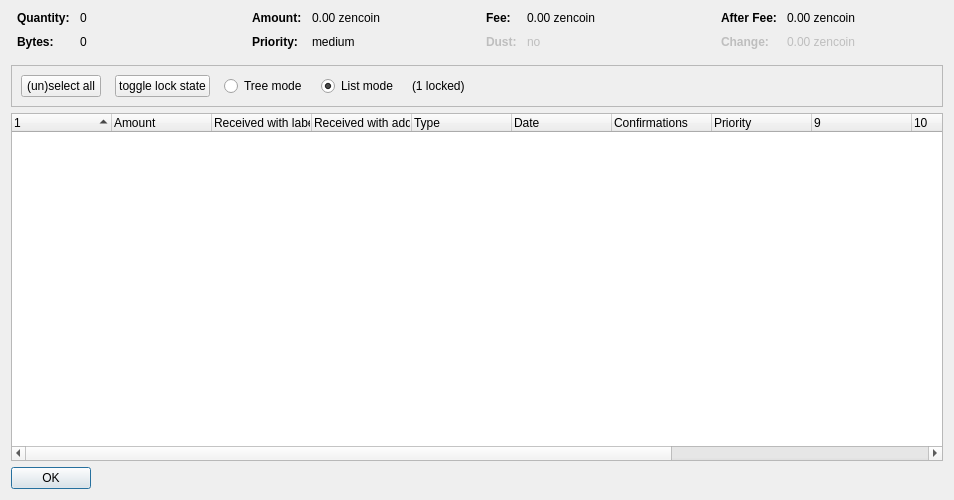
<?xml version="1.0" encoding="UTF-8"?>
<ui version="4.0">
 <class>CoinControlDialog</class>
 <widget class="QDialog" name="CoinControlDialog">
  <property name="geometry">
   <rect>
    <x>0</x>
    <y>0</y>
    <width>954</width>
    <height>500</height>
   </rect>
  </property>
  <property name="windowTitle">
   <string>Coin Selection</string>
  </property>
  <layout class="QVBoxLayout" name="verticalLayout">
   <item>
    <layout class="QHBoxLayout" name="horizontalLayoutTop" stretch="0,0,0,0">
     <property name="topMargin">
      <number>0</number>
     </property>
     <property name="bottomMargin">
      <number>10</number>
     </property>
     <item>
      <layout class="QFormLayout" name="formLayoutCoinControl1">
       <property name="horizontalSpacing">
        <number>10</number>
       </property>
       <property name="verticalSpacing">
        <number>10</number>
       </property>
       <property name="leftMargin">
        <number>6</number>
       </property>
       <property name="rightMargin">
        <number>6</number>
       </property>
       <item row="0" column="0">
        <widget class="QLabel" name="labelCoinControlQuantityText">
         <property name="font">
          <font>
           <weight>75</weight>
           <bold>true</bold>
          </font>
         </property>
         <property name="text">
          <string>Quantity:</string>
         </property>
        </widget>
       </item>
       <item row="0" column="1">
        <widget class="QLabel" name="labelCoinControlQuantity">
         <property name="cursor">
          <cursorShape>IBeamCursor</cursorShape>
         </property>
         <property name="contextMenuPolicy">
          <enum>Qt::ActionsContextMenu</enum>
         </property>
         <property name="text">
          <string notr="true">0</string>
         </property>
         <property name="textInteractionFlags">
          <set>Qt::LinksAccessibleByMouse|Qt::TextSelectableByKeyboard|Qt::TextSelectableByMouse</set>
         </property>
        </widget>
       </item>
       <item row="1" column="0">
        <widget class="QLabel" name="labelCoinControlBytesText">
         <property name="font">
          <font>
           <weight>75</weight>
           <bold>true</bold>
          </font>
         </property>
         <property name="text">
          <string>Bytes:</string>
         </property>
        </widget>
       </item>
       <item row="1" column="1">
        <widget class="QLabel" name="labelCoinControlBytes">
         <property name="cursor">
          <cursorShape>IBeamCursor</cursorShape>
         </property>
         <property name="contextMenuPolicy">
          <enum>Qt::ActionsContextMenu</enum>
         </property>
         <property name="text">
          <string notr="true">0</string>
         </property>
         <property name="textInteractionFlags">
          <set>Qt::LinksAccessibleByMouse|Qt::TextSelectableByKeyboard|Qt::TextSelectableByMouse</set>
         </property>
        </widget>
       </item>
      </layout>
     </item>
     <item>
      <layout class="QFormLayout" name="formLayoutCoinControl2">
       <property name="horizontalSpacing">
        <number>10</number>
       </property>
       <property name="verticalSpacing">
        <number>10</number>
       </property>
       <property name="leftMargin">
        <number>6</number>
       </property>
       <property name="rightMargin">
        <number>6</number>
       </property>
       <item row="0" column="0">
        <widget class="QLabel" name="labelCoinControlAmountText">
         <property name="font">
          <font>
           <weight>75</weight>
           <bold>true</bold>
          </font>
         </property>
         <property name="text">
          <string>Amount:</string>
         </property>
        </widget>
       </item>
       <item row="0" column="1">
        <widget class="QLabel" name="labelCoinControlAmount">
         <property name="cursor">
          <cursorShape>IBeamCursor</cursorShape>
         </property>
         <property name="contextMenuPolicy">
          <enum>Qt::ActionsContextMenu</enum>
         </property>
         <property name="text">
          <string notr="true">0.00 zencoin</string>
         </property>
         <property name="textInteractionFlags">
          <set>Qt::LinksAccessibleByMouse|Qt::TextSelectableByKeyboard|Qt::TextSelectableByMouse</set>
         </property>
        </widget>
       </item>
       <item row="1" column="0">
        <widget class="QLabel" name="labelCoinControlPriorityText">
         <property name="font">
          <font>
           <weight>75</weight>
           <bold>true</bold>
          </font>
         </property>
         <property name="text">
          <string>Priority:</string>
         </property>
        </widget>
       </item>
       <item row="1" column="1">
        <widget class="QLabel" name="labelCoinControlPriority">
         <property name="cursor">
          <cursorShape>IBeamCursor</cursorShape>
         </property>
         <property name="contextMenuPolicy">
          <enum>Qt::ActionsContextMenu</enum>
         </property>
         <property name="text">
          <string>medium</string>
         </property>
         <property name="textInteractionFlags">
          <set>Qt::LinksAccessibleByMouse|Qt::TextSelectableByKeyboard|Qt::TextSelectableByMouse</set>
         </property>
        </widget>
       </item>
      </layout>
     </item>
     <item>
      <layout class="QFormLayout" name="formLayoutCoinControl3">
       <property name="horizontalSpacing">
        <number>10</number>
       </property>
       <property name="verticalSpacing">
        <number>10</number>
       </property>
       <property name="leftMargin">
        <number>6</number>
       </property>
       <property name="rightMargin">
        <number>6</number>
       </property>
       <item row="0" column="0">
        <widget class="QLabel" name="labelCoinControlFeeText">
         <property name="font">
          <font>
           <weight>75</weight>
           <bold>true</bold>
          </font>
         </property>
         <property name="text">
          <string>Fee:</string>
         </property>
        </widget>
       </item>
       <item row="0" column="1">
        <widget class="QLabel" name="labelCoinControlFee">
         <property name="cursor">
          <cursorShape>IBeamCursor</cursorShape>
         </property>
         <property name="contextMenuPolicy">
          <enum>Qt::ActionsContextMenu</enum>
         </property>
         <property name="text">
          <string notr="true">0.00 zencoin</string>
         </property>
         <property name="textInteractionFlags">
          <set>Qt::LinksAccessibleByMouse|Qt::TextSelectableByKeyboard|Qt::TextSelectableByMouse</set>
         </property>
        </widget>
       </item>
       <item row="1" column="0">
        <widget class="QLabel" name="labelCoinControlLowOutputText">
         <property name="enabled">
          <bool>false</bool>
         </property>
         <property name="font">
          <font>
           <weight>75</weight>
           <bold>true</bold>
          </font>
         </property>
         <property name="text">
          <string>Dust:</string>
         </property>
        </widget>
       </item>
       <item row="1" column="1">
        <widget class="QLabel" name="labelCoinControlLowOutput">
         <property name="enabled">
          <bool>false</bool>
         </property>
         <property name="cursor">
          <cursorShape>IBeamCursor</cursorShape>
         </property>
         <property name="contextMenuPolicy">
          <enum>Qt::ActionsContextMenu</enum>
         </property>
         <property name="text">
          <string>no</string>
         </property>
         <property name="textInteractionFlags">
          <set>Qt::LinksAccessibleByMouse|Qt::TextSelectableByKeyboard|Qt::TextSelectableByMouse</set>
         </property>
        </widget>
       </item>
      </layout>
     </item>
     <item>
      <layout class="QFormLayout" name="formLayoutCoinControl4">
       <property name="horizontalSpacing">
        <number>10</number>
       </property>
       <property name="verticalSpacing">
        <number>10</number>
       </property>
       <property name="leftMargin">
        <number>6</number>
       </property>
       <property name="rightMargin">
        <number>6</number>
       </property>
       <item row="0" column="0">
        <widget class="QLabel" name="labelCoinControlAfterFeeText">
         <property name="font">
          <font>
           <weight>75</weight>
           <bold>true</bold>
          </font>
         </property>
         <property name="text">
          <string>After Fee:</string>
         </property>
        </widget>
       </item>
       <item row="0" column="1">
        <widget class="QLabel" name="labelCoinControlAfterFee">
         <property name="cursor">
          <cursorShape>IBeamCursor</cursorShape>
         </property>
         <property name="contextMenuPolicy">
          <enum>Qt::ActionsContextMenu</enum>
         </property>
         <property name="text">
          <string notr="true">0.00 zencoin</string>
         </property>
         <property name="textInteractionFlags">
          <set>Qt::LinksAccessibleByMouse|Qt::TextSelectableByKeyboard|Qt::TextSelectableByMouse</set>
         </property>
        </widget>
       </item>
       <item row="1" column="0">
        <widget class="QLabel" name="labelCoinControlChangeText">
         <property name="enabled">
          <bool>false</bool>
         </property>
         <property name="font">
          <font>
           <weight>75</weight>
           <bold>true</bold>
          </font>
         </property>
         <property name="text">
          <string>Change:</string>
         </property>
        </widget>
       </item>
       <item row="1" column="1">
        <widget class="QLabel" name="labelCoinControlChange">
         <property name="enabled">
          <bool>false</bool>
         </property>
         <property name="cursor">
          <cursorShape>IBeamCursor</cursorShape>
         </property>
         <property name="contextMenuPolicy">
          <enum>Qt::ActionsContextMenu</enum>
         </property>
         <property name="text">
          <string notr="true">0.00 zencoin</string>
         </property>
         <property name="textInteractionFlags">
          <set>Qt::LinksAccessibleByMouse|Qt::TextSelectableByKeyboard|Qt::TextSelectableByMouse</set>
         </property>
        </widget>
       </item>
      </layout>
     </item>
    </layout>
   </item>
   <item>
    <widget class="QFrame" name="frame">
     <property name="minimumSize">
      <size>
       <width>0</width>
       <height>40</height>
      </size>
     </property>
     <property name="frameShape">
      <enum>QFrame::StyledPanel</enum>
     </property>
     <property name="frameShadow">
      <enum>QFrame::Sunken</enum>
     </property>
     <layout class="QHBoxLayout" name="horizontalLayout">
      <item>
       <layout class="QHBoxLayout" name="horizontalLayoutPanel" stretch="0,0,0,0,0,0">
        <property name="spacing">
         <number>14</number>
        </property>
        <item>
         <widget class="QPushButton" name="pushButtonSelectAll">
          <property name="sizePolicy">
           <sizepolicy hsizetype="Maximum" vsizetype="Fixed">
            <horstretch>0</horstretch>
            <verstretch>0</verstretch>
           </sizepolicy>
          </property>
          <property name="text">
           <string>(un)select all</string>
          </property>
          <property name="autoDefault">
           <bool>false</bool>
          </property>
         </widget>
        </item>
        <item>
         <widget class="QPushButton" name="pushButtonToggleLock">
          <property name="sizePolicy">
           <sizepolicy hsizetype="Maximum" vsizetype="Fixed">
            <horstretch>0</horstretch>
            <verstretch>0</verstretch>
           </sizepolicy>
          </property>
          <property name="text">
           <string>toggle lock state</string>
          </property>
          <property name="autoDefault">
           <bool>false</bool>
          </property>
         </widget>
        </item>
        <item>
         <widget class="QRadioButton" name="radioTreeMode">
          <property name="sizePolicy">
           <sizepolicy hsizetype="Maximum" vsizetype="Fixed">
            <horstretch>0</horstretch>
            <verstretch>0</verstretch>
           </sizepolicy>
          </property>
          <property name="text">
           <string>Tree mode</string>
          </property>
         </widget>
        </item>
        <item>
         <widget class="QRadioButton" name="radioListMode">
          <property name="sizePolicy">
           <sizepolicy hsizetype="Maximum" vsizetype="Fixed">
            <horstretch>0</horstretch>
            <verstretch>0</verstretch>
           </sizepolicy>
          </property>
          <property name="text">
           <string>List mode</string>
          </property>
          <property name="checked">
           <bool>true</bool>
          </property>
         </widget>
        </item>
        <item>
         <widget class="QLabel" name="labelLocked">
          <property name="text">
           <string>(1 locked)</string>
          </property>
         </widget>
        </item>
        <item>
         <spacer name="horizontalSpacer">
          <property name="orientation">
           <enum>Qt::Horizontal</enum>
          </property>
          <property name="sizeHint" stdset="0">
           <size>
            <width>40</width>
            <height>20</height>
           </size>
          </property>
         </spacer>
        </item>
       </layout>
      </item>
     </layout>
    </widget>
   </item>
   <item>
    <widget class="CoinControlTreeWidget" name="treeWidget">
     <property name="contextMenuPolicy">
      <enum>Qt::CustomContextMenu</enum>
     </property>
     <property name="sortingEnabled">
      <bool>false</bool>
     </property>
     <property name="columnCount">
      <number>13</number>
     </property>
     <attribute name="headerShowSortIndicator" stdset="0">
      <bool>true</bool>
     </attribute>
     <attribute name="headerStretchLastSection">
      <bool>false</bool>
     </attribute>
     <column>
      <property name="text">
       <string/>
      </property>
     </column>
     <column>
      <property name="text">
       <string>Amount</string>
      </property>
     </column>
     <column>
      <property name="text">
       <string>Received with label</string>
      </property>
     </column>
     <column>
      <property name="text">
       <string>Received with address</string>
      </property>
     </column>
     <column>
      <property name="text">
	<string>Type</string>
      </property>
     </column>
     <column>
      <property name="text">
       <string>Date</string>
      </property>
     </column>
     <column>
      <property name="text">
       <string>Confirmations</string>
      </property>
      <property name="toolTip">
       <string>Confirmed</string>
      </property>
     </column>
     <column>
      <property name="text">
       <string>Priority</string>
      </property>
     </column>
     <column>
      <property name="text">
       <string/>
      </property>
     </column>
     <column>
      <property name="text">
       <string/>
      </property>
     </column>
     <column>
      <property name="text">
       <string/>
      </property>
     </column>
     <column>
      <property name="text">
       <string/>
      </property>
     </column>
     <column>
      <property name="text">
       <string/>
      </property>
     </column>
    </widget>
   </item>
   <item>
    <widget class="QDialogButtonBox" name="buttonBox">
     <property name="sizePolicy">
      <sizepolicy hsizetype="Maximum" vsizetype="Fixed">
       <horstretch>0</horstretch>
       <verstretch>0</verstretch>
      </sizepolicy>
     </property>
     <property name="orientation">
      <enum>Qt::Horizontal</enum>
     </property>
     <property name="standardButtons">
      <set>QDialogButtonBox::Ok</set>
     </property>
    </widget>
   </item>
  </layout>
 </widget>
 <customwidgets>
  <customwidget>
   <class>CoinControlTreeWidget</class>
   <extends>QTreeWidget</extends>
   <header>coincontroltreewidget.h</header>
  </customwidget>
 </customwidgets>
 <resources/>
 <connections/>
</ui>
